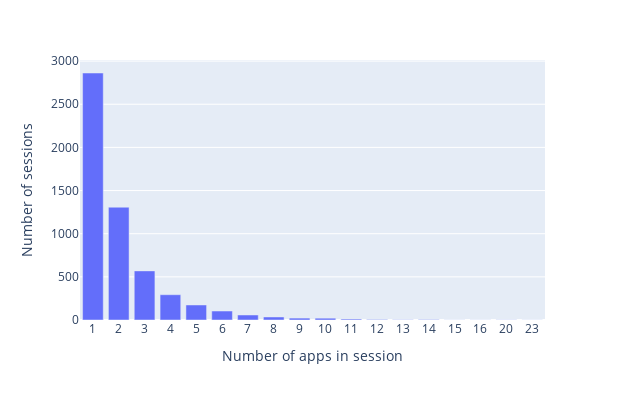

Notebook source saved alongside this figure:
### Code cell
fig = px.bar(x=test.index.values, y = test.values,width=625,height=400)
fig.update_layout(
    xaxis_title="Number of apps in session",
    yaxis_title="Number of sessions")
fig.update_xaxes(type='category')

### Figure 1 — Plotly figure (JSON) as saved in the notebook; plotly's stock layout.template omitted (floating-point values rounded to 4 significant figures)
{"data": [{"alignmentgroup": "True", "hovertemplate": "x=%{x}<br>y=%{y}<extra></extra>", "legendgroup": "", "marker": {"color": "#636efa", "pattern": {"shape": ""}}, "name": "", "offsetgroup": "", "orientation": "v", "showlegend": false, "textposition": "auto", "type": "bar", "x": [1, 2, 3, 4, 5, 6, 7, 8, 9, 10, 11, 12, 13, 14, 15, 16, 20, 23], "xaxis": "x", "y": [2862, 1307, 569, 293, 174, 104, 58, 35, 22, 21, 11, 6, 3, 5, 1, 1, 2, 1], "yaxis": "y"}], "layout": {"barmode": "relative", "height": 400, "legend": {"tracegroupgap": 0}, "margin": {"t": 60}, "width": 625, "xaxis": {"anchor": "y", "domain": [0, 1], "title": {"text": "Number of apps in session"}, "type": "category"}, "yaxis": {"anchor": "x", "domain": [0, 1], "title": {"text": "Number of sessions"}}}}
